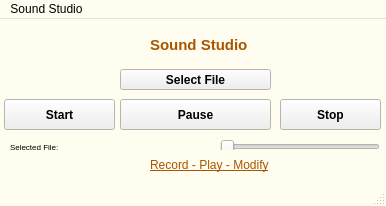
<?xml version="1.0" encoding="UTF-8"?>
<ui version="4.0">
 <class>MainWindow</class>
 <widget class="QMainWindow" name="MainWindow">
  <property name="geometry">
   <rect>
    <x>0</x>
    <y>0</y>
    <width>386</width>
    <height>206</height>
   </rect>
  </property>
  <property name="palette">
   <palette>
    <active>
     <colorrole role="Base">
      <brush brushstyle="SolidPattern">
       <color alpha="255">
        <red>255</red>
        <green>255</green>
        <blue>255</blue>
       </color>
      </brush>
     </colorrole>
     <colorrole role="Window">
      <brush brushstyle="SolidPattern">
       <color alpha="255">
        <red>255</red>
        <green>253</green>
        <blue>239</blue>
       </color>
      </brush>
     </colorrole>
    </active>
    <inactive>
     <colorrole role="Base">
      <brush brushstyle="SolidPattern">
       <color alpha="255">
        <red>255</red>
        <green>255</green>
        <blue>255</blue>
       </color>
      </brush>
     </colorrole>
     <colorrole role="Window">
      <brush brushstyle="SolidPattern">
       <color alpha="255">
        <red>255</red>
        <green>253</green>
        <blue>239</blue>
       </color>
      </brush>
     </colorrole>
    </inactive>
    <disabled>
     <colorrole role="Base">
      <brush brushstyle="SolidPattern">
       <color alpha="255">
        <red>255</red>
        <green>253</green>
        <blue>239</blue>
       </color>
      </brush>
     </colorrole>
     <colorrole role="Window">
      <brush brushstyle="SolidPattern">
       <color alpha="255">
        <red>255</red>
        <green>253</green>
        <blue>239</blue>
       </color>
      </brush>
     </colorrole>
    </disabled>
   </palette>
  </property>
  <property name="windowTitle">
   <string>MainWindow</string>
  </property>
  <widget class="QWidget" name="centralwidget">
   <widget class="QLabel" name="label">
    <property name="geometry">
     <rect>
      <x>150</x>
      <y>10</y>
      <width>101</width>
      <height>31</height>
     </rect>
    </property>
    <property name="palette">
     <palette>
      <active>
       <colorrole role="WindowText">
        <brush brushstyle="SolidPattern">
         <color alpha="255">
          <red>170</red>
          <green>85</green>
          <blue>0</blue>
         </color>
        </brush>
       </colorrole>
      </active>
      <inactive>
       <colorrole role="WindowText">
        <brush brushstyle="SolidPattern">
         <color alpha="255">
          <red>170</red>
          <green>85</green>
          <blue>0</blue>
         </color>
        </brush>
       </colorrole>
      </inactive>
      <disabled>
       <colorrole role="WindowText">
        <brush brushstyle="SolidPattern">
         <color alpha="255">
          <red>120</red>
          <green>120</green>
          <blue>120</blue>
         </color>
        </brush>
       </colorrole>
      </disabled>
     </palette>
    </property>
    <property name="font">
     <font>
      <pointsize>11</pointsize>
      <weight>75</weight>
      <bold>true</bold>
      <underline>false</underline>
     </font>
    </property>
    <property name="text">
     <string>Sound Studio</string>
    </property>
   </widget>
   <widget class="QLabel" name="label_2">
    <property name="geometry">
     <rect>
      <x>150</x>
      <y>130</y>
      <width>121</width>
      <height>31</height>
     </rect>
    </property>
    <property name="palette">
     <palette>
      <active>
       <colorrole role="WindowText">
        <brush brushstyle="SolidPattern">
         <color alpha="255">
          <red>170</red>
          <green>85</green>
          <blue>0</blue>
         </color>
        </brush>
       </colorrole>
      </active>
      <inactive>
       <colorrole role="WindowText">
        <brush brushstyle="SolidPattern">
         <color alpha="255">
          <red>170</red>
          <green>85</green>
          <blue>0</blue>
         </color>
        </brush>
       </colorrole>
      </inactive>
      <disabled>
       <colorrole role="WindowText">
        <brush brushstyle="SolidPattern">
         <color alpha="255">
          <red>120</red>
          <green>120</green>
          <blue>120</blue>
         </color>
        </brush>
       </colorrole>
      </disabled>
     </palette>
    </property>
    <property name="font">
     <font>
      <underline>true</underline>
     </font>
    </property>
    <property name="text">
     <string>Record - Play - Modify</string>
    </property>
   </widget>
   <widget class="QStackedWidget" name="stackedWidget">
    <property name="geometry">
     <rect>
      <x>0</x>
      <y>40</y>
      <width>381</width>
      <height>91</height>
     </rect>
    </property>
    <property name="currentIndex">
     <number>2</number>
    </property>
    <widget class="QWidget" name="main_menu">
     <widget class="QPushButton" name="main_recording">
      <property name="geometry">
       <rect>
        <x>10</x>
        <y>20</y>
        <width>371</width>
        <height>31</height>
       </rect>
      </property>
      <property name="font">
       <font>
        <weight>75</weight>
        <bold>true</bold>
       </font>
      </property>
      <property name="text">
       <string> Recording</string>
      </property>
      <property name="autoDefault">
       <bool>false</bool>
      </property>
      <property name="default">
       <bool>false</bool>
      </property>
     </widget>
     <widget class="QPushButton" name="main_playback">
      <property name="geometry">
       <rect>
        <x>10</x>
        <y>60</y>
        <width>191</width>
        <height>31</height>
       </rect>
      </property>
      <property name="font">
       <font>
        <weight>75</weight>
        <bold>true</bold>
        <underline>false</underline>
       </font>
      </property>
      <property name="text">
       <string>Playback</string>
      </property>
     </widget>
     <widget class="QPushButton" name="main_tools">
      <property name="geometry">
       <rect>
        <x>210</x>
        <y>60</y>
        <width>171</width>
        <height>31</height>
       </rect>
      </property>
      <property name="font">
       <font>
        <weight>75</weight>
        <bold>true</bold>
       </font>
      </property>
      <property name="text">
       <string>Tools</string>
      </property>
     </widget>
    </widget>
    <widget class="QWidget" name="recording">
     <widget class="QPushButton" name="Dynamic_2">
      <property name="geometry">
       <rect>
        <x>20</x>
        <y>22</y>
        <width>351</width>
        <height>31</height>
       </rect>
      </property>
      <property name="font">
       <font>
        <weight>75</weight>
        <bold>true</bold>
       </font>
      </property>
      <property name="text">
       <string>Dynamic Recording</string>
      </property>
     </widget>
     <widget class="QPushButton" name="Static_2">
      <property name="geometry">
       <rect>
        <x>24</x>
        <y>60</y>
        <width>341</width>
        <height>31</height>
       </rect>
      </property>
      <property name="font">
       <font>
        <weight>75</weight>
        <bold>true</bold>
       </font>
      </property>
      <property name="text">
       <string>Fixed Time Recording</string>
      </property>
     </widget>
     <widget class="QTabWidget" name="tabWidget">
      <property name="geometry">
       <rect>
        <x>0</x>
        <y>0</y>
        <width>381</width>
        <height>101</height>
       </rect>
      </property>
      <property name="currentIndex">
       <number>0</number>
      </property>
      <widget class="QWidget" name="Dynamic">
       <attribute name="title">
        <string>Tab 1</string>
       </attribute>
       <widget class="QPushButton" name="start_dynamic">
        <property name="geometry">
         <rect>
          <x>20</x>
          <y>20</y>
          <width>161</width>
          <height>41</height>
         </rect>
        </property>
        <property name="font">
         <font>
          <weight>75</weight>
          <bold>true</bold>
         </font>
        </property>
        <property name="text">
         <string>Start Recording</string>
        </property>
       </widget>
       <widget class="QPushButton" name="stop_dynamic">
        <property name="geometry">
         <rect>
          <x>210</x>
          <y>20</y>
          <width>151</width>
          <height>41</height>
         </rect>
        </property>
        <property name="font">
         <font>
          <weight>75</weight>
          <bold>true</bold>
         </font>
        </property>
        <property name="text">
         <string>Stop Recording</string>
        </property>
       </widget>
      </widget>
      <widget class="QWidget" name="Static">
       <attribute name="title">
        <string>Tab 2</string>
       </attribute>
       <widget class="QPushButton" name="start_static">
        <property name="geometry">
         <rect>
          <x>80</x>
          <y>20</y>
          <width>201</width>
          <height>31</height>
         </rect>
        </property>
        <property name="font">
         <font>
          <weight>75</weight>
          <bold>true</bold>
         </font>
        </property>
        <property name="text">
         <string>Start</string>
        </property>
       </widget>
      </widget>
     </widget>
    </widget>
    <widget class="QWidget" name="playback">
     <widget class="QPushButton" name="file_button">
      <property name="geometry">
       <rect>
        <x>120</x>
        <y>10</y>
        <width>151</width>
        <height>21</height>
       </rect>
      </property>
      <property name="font">
       <font>
        <weight>75</weight>
        <bold>true</bold>
       </font>
      </property>
      <property name="text">
       <string>Select File</string>
      </property>
     </widget>
     <widget class="QPushButton" name="start_playback">
      <property name="geometry">
       <rect>
        <x>4</x>
        <y>40</y>
        <width>111</width>
        <height>31</height>
       </rect>
      </property>
      <property name="font">
       <font>
        <weight>75</weight>
        <bold>true</bold>
       </font>
      </property>
      <property name="text">
       <string>Start</string>
      </property>
     </widget>
     <widget class="QPushButton" name="stop_playback">
      <property name="geometry">
       <rect>
        <x>280</x>
        <y>40</y>
        <width>101</width>
        <height>31</height>
       </rect>
      </property>
      <property name="font">
       <font>
        <weight>75</weight>
        <bold>true</bold>
       </font>
      </property>
      <property name="text">
       <string>Stop</string>
      </property>
     </widget>
     <widget class="QLabel" name="file_name">
      <property name="geometry">
       <rect>
        <x>10</x>
        <y>80</y>
        <width>201</width>
        <height>16</height>
       </rect>
      </property>
      <property name="font">
       <font>
        <pointsize>6</pointsize>
       </font>
      </property>
      <property name="text">
       <string>Selected File:</string>
      </property>
     </widget>
     <widget class="QSlider" name="progressbar">
      <property name="geometry">
       <rect>
        <x>220</x>
        <y>80</y>
        <width>160</width>
        <height>16</height>
       </rect>
      </property>
      <property name="orientation">
       <enum>Qt::Horizontal</enum>
      </property>
     </widget>
     <widget class="QPushButton" name="pause_playback">
      <property name="geometry">
       <rect>
        <x>120</x>
        <y>40</y>
        <width>151</width>
        <height>31</height>
       </rect>
      </property>
      <property name="font">
       <font>
        <weight>75</weight>
        <bold>true</bold>
       </font>
      </property>
      <property name="text">
       <string>Pause</string>
      </property>
     </widget>
    </widget>
    <widget class="QWidget" name="tools">
     <widget class="QPushButton" name="normalize">
      <property name="geometry">
       <rect>
        <x>140</x>
        <y>30</y>
        <width>191</width>
        <height>23</height>
       </rect>
      </property>
      <property name="font">
       <font>
        <weight>75</weight>
        <bold>true</bold>
       </font>
      </property>
      <property name="text">
       <string>Normalize Recording</string>
      </property>
     </widget>
     <widget class="QPushButton" name="trim">
      <property name="geometry">
       <rect>
        <x>140</x>
        <y>0</y>
        <width>191</width>
        <height>23</height>
       </rect>
      </property>
      <property name="font">
       <font>
        <weight>75</weight>
        <bold>true</bold>
       </font>
      </property>
      <property name="text">
       <string>Trim Silence</string>
      </property>
     </widget>
     <widget class="QPushButton" name="delete_2">
      <property name="geometry">
       <rect>
        <x>140</x>
        <y>60</y>
        <width>191</width>
        <height>23</height>
       </rect>
      </property>
      <property name="font">
       <font>
        <weight>75</weight>
        <bold>true</bold>
       </font>
      </property>
      <property name="text">
       <string>Delete Recording</string>
      </property>
     </widget>
     <widget class="QPushButton" name="file_selection">
      <property name="geometry">
       <rect>
        <x>20</x>
        <y>20</y>
        <width>91</width>
        <height>51</height>
       </rect>
      </property>
      <property name="font">
       <font>
        <weight>75</weight>
        <bold>true</bold>
       </font>
      </property>
      <property name="text">
       <string>Select File</string>
      </property>
     </widget>
     <widget class="QLabel" name="selected_file_label">
      <property name="geometry">
       <rect>
        <x>10</x>
        <y>70</y>
        <width>131</width>
        <height>20</height>
       </rect>
      </property>
      <property name="font">
       <font>
        <pointsize>6</pointsize>
       </font>
      </property>
      <property name="text">
       <string>Selected File: </string>
      </property>
     </widget>
    </widget>
   </widget>
  </widget>
  <widget class="QMenuBar" name="menubar">
   <property name="geometry">
    <rect>
     <x>0</x>
     <y>0</y>
     <width>386</width>
     <height>22</height>
    </rect>
   </property>
   <widget class="QMenu" name="menuSound_Studio">
    <property name="title">
     <string>Sound Studio</string>
    </property>
   </widget>
   <addaction name="menuSound_Studio"/>
  </widget>
  <widget class="QStatusBar" name="statusbar"/>
 </widget>
 <resources/>
 <connections/>
</ui>
